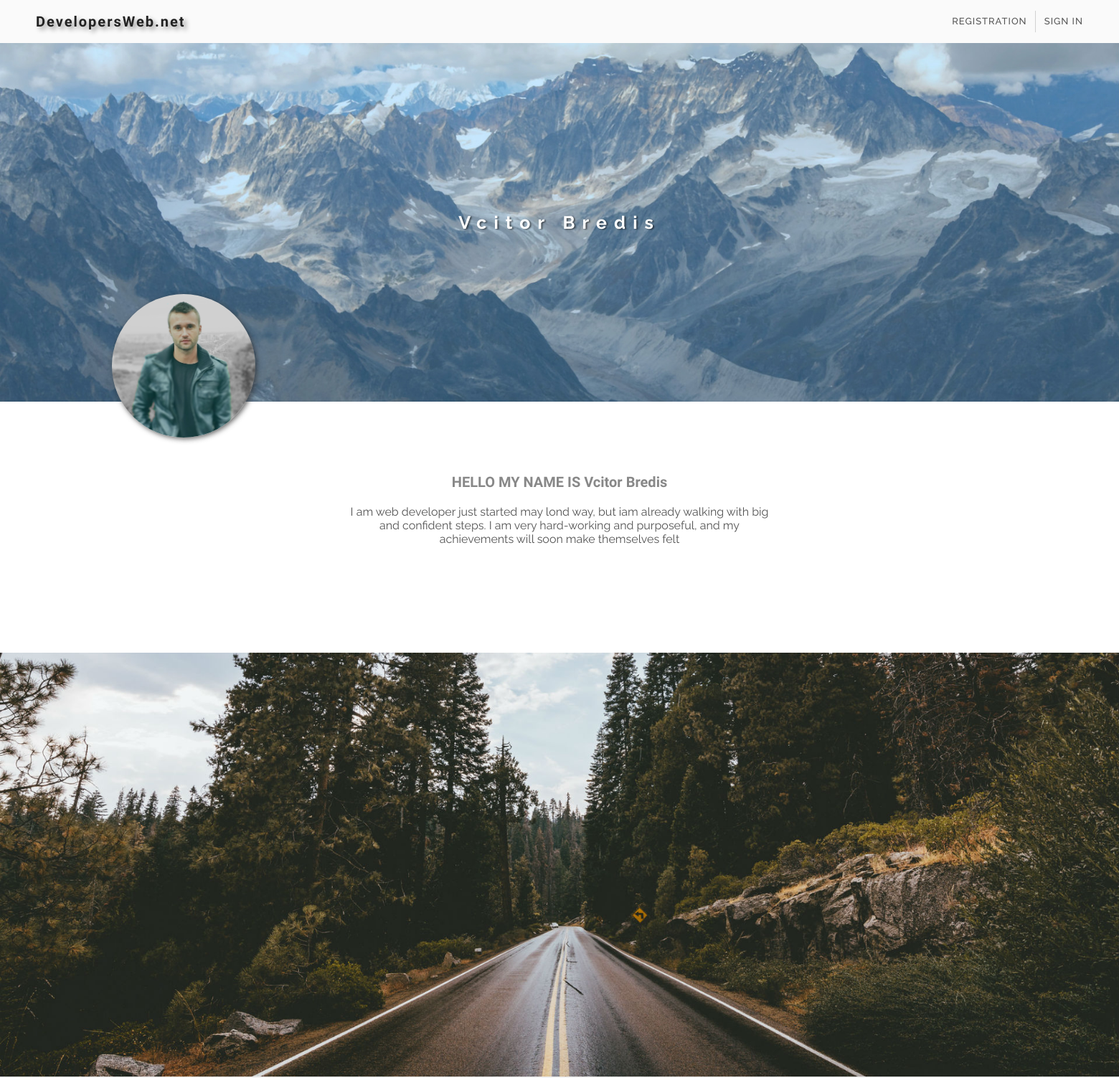
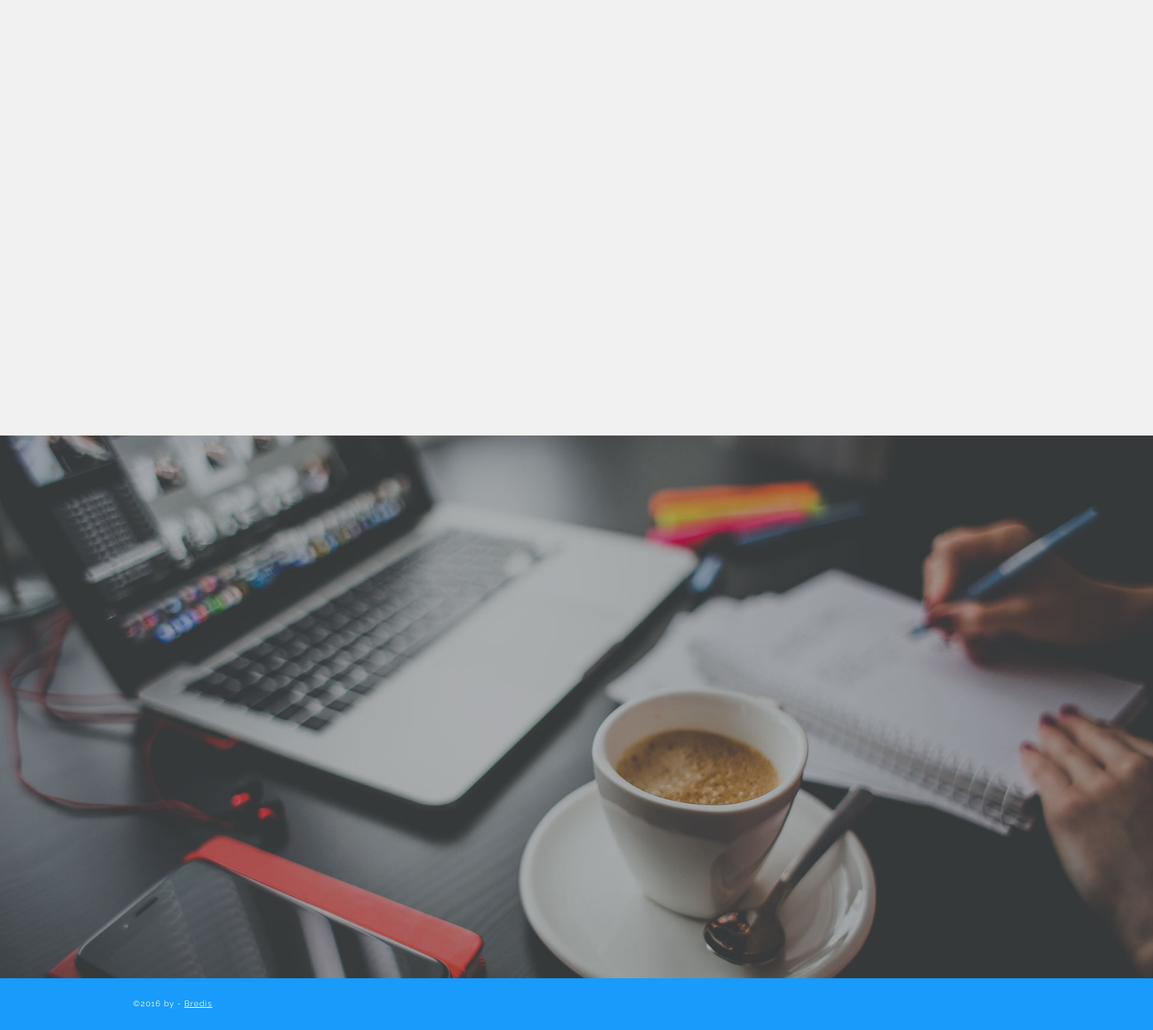
/vcitorbredis/index.php, run on the app's committed database (2 pictures, top to bottom).
### tables this page shows
CREATE TABLE IF NOT EXISTS `users` (
  `id` int(10) unsigned NOT NULL AUTO_INCREMENT,
  `name` varchar(50) NOT NULL,
  `secondname` varchar(50) NOT NULL,
  `email` varchar(50) NOT NULL,
  `password` varchar(100) NOT NULL,
  `prog1` varchar(100) NOT NULL,
  `prog2` varchar(100) NOT NULL,
  `prog3` varchar(100) NOT NULL,
  `prog4` varchar(100) NOT NULL,
  `html` int(11) NOT NULL DEFAULT '0',
  `js` int(11) DEFAULT '0',
  `php` int(10) NOT NULL DEFAULT '0',
  `angular` int(10) NOT NULL DEFAULT '0',
  `abouttext` mediumtext NOT NULL,
  `avatardest` varchar(100) NOT NULL,
  `avatarstatus` int(11) NOT NULL DEFAULT '0',
  `backgrounddest` varchar(100) NOT NULL,
  `backgroundstatus` int(11) NOT NULL DEFAULT '0',
  `prog1status` int(11) NOT NULL DEFAULT '0',
  `prog1imgdest` varchar(100) NOT NULL,
  `prog2status` int(11) NOT NULL DEFAULT '0',
  `prog2imgdest` varchar(100) NOT NULL,
  `prog3status` int(11) NOT NULL DEFAULT '0',
  `prog3imgdest` varchar(100) NOT NULL,
  `prog4status` int(11) NOT NULL DEFAULT '0',
  `prog4imgdest` varchar(100) NOT NULL,
  `phone` varchar(16) NOT NULL,
  `city` varchar(15) NOT NULL,
  `changedpass` int(1) NOT NULL,
  `progectname1` varchar(100) NOT NULL DEFAULT 'PROJECT',
  `progectname2` varchar(100) NOT NULL DEFAULT 'PROJECT',
  `progectname3` varchar(100) NOT NULL DEFAULT 'PROJECT',
  `progectname4` varchar(100) NOT NULL DEFAULT 'PROJECT',
  PRIMARY KEY (`id`)
);

### class.php (called while the page is built, shortened)
<?php
    class User {
        function __construct( $id = 0 ){
            global $dbcon;
            $this->id = $id;
            $sql = "SELECT * From users WHERE id='$this->id';";
            $result = mysqli_query( $dbcon, $sql );
            if($row = mysqli_fetch_assoc( $result ))
            {
                $this->mytext = $row["abouttext"];
                $this->image = $row["avatardest"];
                $this->backgrounddest = $row["backgrounddest"];
            }
        }
    }
?>

### vcitorbredis/index.php (the view, shortened to what this page needs)
    <?php
        $myname="Vcitor";
        $mysecondname="Bredis";
        $id = "1";
?>
<?php
    include_once "../dbcon.php";
    include_once "../menuimage.php";
    include_once "../class.php";
    $user = new User ($id);
    $cookies = 0;
if($cookies){
    $logedvisitor = 1;
}
else{
    $logedvisitor = 0;
    $loged = 0;
}
    if($user->personalimagestatus)
        $imagedest = $user->image;
    else
        $imagedest = "../image/userimage.png";
    if($user->backgroundstatus)
        $backdest = $user->backgrounddest;
    else
        $backdest = "../image/mainbackground.jpg";
?>
<!doctype html>
<html>
<head>
  <link rel="stylesheet" type="text/css" href="../style.css">
  <link rel="stylesheet" type="text/css" href="../personal.css">
</head>
<body>
   <nav>
        <h2>
           <a href="../"></a>
           DevelopersWeb.net
        </h2>
        <?php
            if($loged || $logedvisitor){
            ?>
                <ul id="loginul">
                   <li id="profil"><a><?php echo $cookiename." ".$cookiesecondname; ?></a></li>
                   <li id="logoutbutton">
                        <form action="../out.php" methoth="post">
                            <button>SIGN OUT</button>
                        </form>
                       <span id="navline"></span>
                   </li>
                </ul>
                <div id="menupersone">
                    <div id="menuimage" style="background:url(<?php echo $menuimagedest; ?>); background-position:center; background-size:cover;"></div>
                    <div id="menuinfo">
                        <span id="menuname"><?php echo $cookiename." ".$cookiesecondname; ?>
                        </span>
                        <span id="menumail"><?php echo $coockieemail; ?></span>
                        <span id="tomypage">
                            <?php if(!$loged){ ?>
                                <a href="<?php echo "../".$foldername; ?>">TO MY PAGE</a>
                            <?php }
                            else{ ?>
                                <span id="changename"><span id="confic"></span>SETTING</span>
                            <?php } ?>
                        </span>
                    </div>
                    <div id="menufooter">
                        <span id="deleteprofile">DELETE PROFILE</span>
                    </div>
                </div>
                <?php  }
       else{ ?>
                <ul id="loguot">
                    <li id="regbutton">REGISTRATION</li>
                    <li id="logbutton">SIGN IN
                    </li>
                </ul>
    <?php    }
    ?>
   </nav>
    <header id="headperson" style="background:url(
           <?php echo "$backdest" ?>); background-position:center; background-size:cover; background-repeat:no-repeat; ">
        <h1><?php
            echo $myname." ".$mysecondname;
            ?>
       </h1>
        <div style="background:url(
           <?php echo "$imagedest" ?>); background-position:center; background-size:cover; " id="personalimage">
        </div>
    </header>
    <section id="aboutmesec">
        <div id="aboutme">
            <h2>HELLO MY NAME IS <?php echo $myname." ".$mysecondname?></h2>
            <p><?php
                echo "$user->mytext";
                ?>
            </p>
        </div>
    </section>
    <section id="skills">
    </section>
    <section id="progects">
    </section>
    <section id="contacts">
    </section>
    <footer>
        <div id="footercont">
                    <span>&copy;2016 by - <a href="http://bredis.org">Bredis</a></span>
                </div>
    </footer>
</body>
</html>

### style.css (style rules this page uses)
* { font-family: 'Raleway', sans-serif; margin: 0; padding: 0; }
html,body { margin:0; padding:0; width: 100%; height:100%; }
body { overflow-x: hidden; }
nav { position: relative; width: 100%; height: 60px; background: #fafafa; z-index: 4; }
header { height: 500px; width: 100%; background: url("image/mainbackground.jpg"); background-size: cover; background-position: top; background-repeat: no-repeat; position: relative; }
header>h1 { height: 50px; font-family: 'Raleway', sans-serif; letter-spacing: 10px; color:#fff; text-align: center; line-height: 50px; font-size:25px; text-shadow: 2px 1px 2px rgba(0,0,0,0.5); position: absolute; left: 0; right: 0; top:0; bottom:0; margin: auto; margin-left: -500px; opacity: 0; }
nav>#loguot { height: 100%; width: auto; float: right; margin-right: 50px; }
nav>#loguot>li { color:#555; height: 100%; display: inline-block; line-height: 60px; font-weight: 500; font-size:13px; letter-spacing: 1px; cursor:pointer; transition:0.3s; }
nav>#loguot>li:last-child { margin-left: 20px; }
nav>h2 { display: block; width: 300px; float: left; line-height: 60px; margin-left: 50px; color:#222; font-family: 'Metamorphous', cursive; letter-spacing: 2px; font-size: 20px; text-shadow: 4px 4px 6px rgba(150, 150, 150, 1); position: relative; }
nav>h2>a { width: 100%; height: 100%; z-index: 2; display: block; cursor: pointer; position: absolute; }
footer { background: #189BFA;; width:100%; height: 70px; font-family: "Raleway", sans-serif; position: relative; }
#footercont { width:1200px; height: 50px; font-size: 11px; line-height: 50px; color:#fff; position: absolute; top:0; bottom:0; margin: auto; letter-spacing: 1px; left: 0; right:0; margin: auto; }
#footercont a { color:#fff; }
section { background: #fafafa; }
#contacts { padding: 100px 0; height: auto; width:100%; background: #fafafa; position: relative; }
#contacts { background: url(image/contactimage.jpg); background-size: cover; background-repeat: no-repeat; background-position: center; }
#skills { height: 391px !important; }
#progects { height: 391px !important; }
#contacts { height: 534px !important; }

### personal.css (style rules this page uses)
#skills,#progects { width:100%; height: auto; padding: 100px 0; background: #fff; }
#aboutmesec { width:100%; height: auto; padding: 100px 0; background: #fff; min-height: 150px; }
#skills { background: url(image/slikksimage.jpg); background-position: center; background-size: cover; background-repeat: no-repeat; }
#progects { background: #f1f1f1; }
#personalimage { width: 200px; height: 200px; position: absolute; left: 10%; border-radius: 50%; background-size: cover; background-position: center; bottom: -50px; -webkit-box-shadow: 7px 7px 5px 0px rgba(50, 50, 50, 0.75); -moz-box-shadow: 7px 7px 5px 0px rgba(50, 50, 50, 0.75); box-shadow: 2px 2px 7px 0px rgba(50, 50, 50, 0.75); transition: 1s; }
#headperson>h1 { position: absolute; height: 50px; line-height: 50px; left:0; right:0; bottom:0; top:0; margin: auto; top:-200px; opacity: 0; }
#aboutme>h2 { text-align: center; font-size: 20px; margin-bottom: 20px; font-family: 'Baloo Thambi', cursive; color:#888; }
#aboutme { width: 600px; height: auto; margin: 0 auto; position: relative; opacity: 0; }
#aboutme>p { text-align: center; color: #555; }

### data on the page
users: backgrounddest (picture), avatardest (picture), abouttext "I am web developer just started may lond way, but iam already walking with big and confident steps. I am very hard-working and purposeful, and my achievements will soon make themselves felt"

### other printed values
$myname "Vcitor"
$mysecondname "Bredis"
